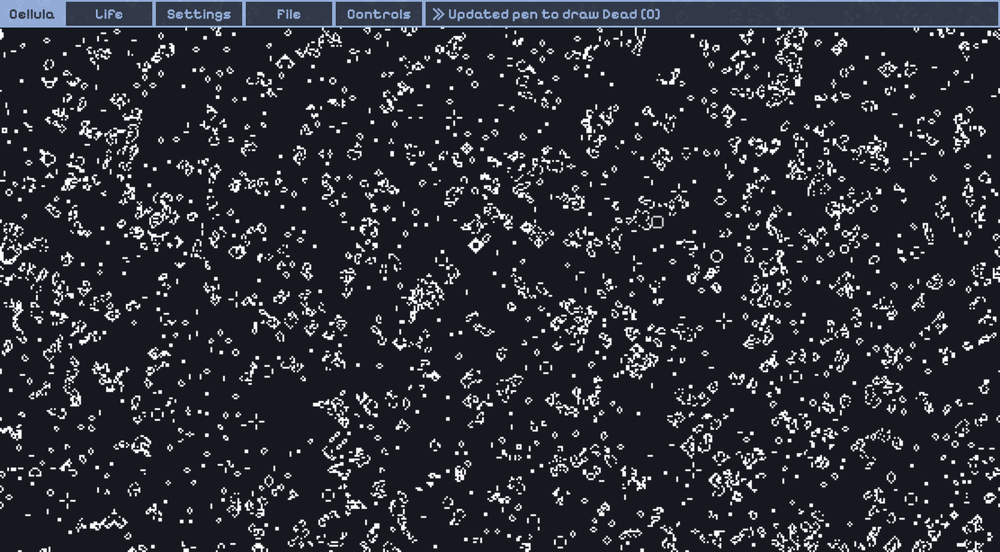
#> input picture images/Thumbnail/Life.png, 1000 x 552 px, shrunk from 1668 x 921 before the run
$ python gif-maker.py
#> lines starting #> are read from the running program, lines starting #| are printed output that depends on the picture
from PIL import Image


# Stitches images together into a looping gif!
def create_gif(image_paths, output_path, duration_per_frame):
    # Load images
#> called with output_path = 'Thumbnail.gif', duration_per_frame = 1
    images = [Image.open(img_path) for img_path in image_paths]
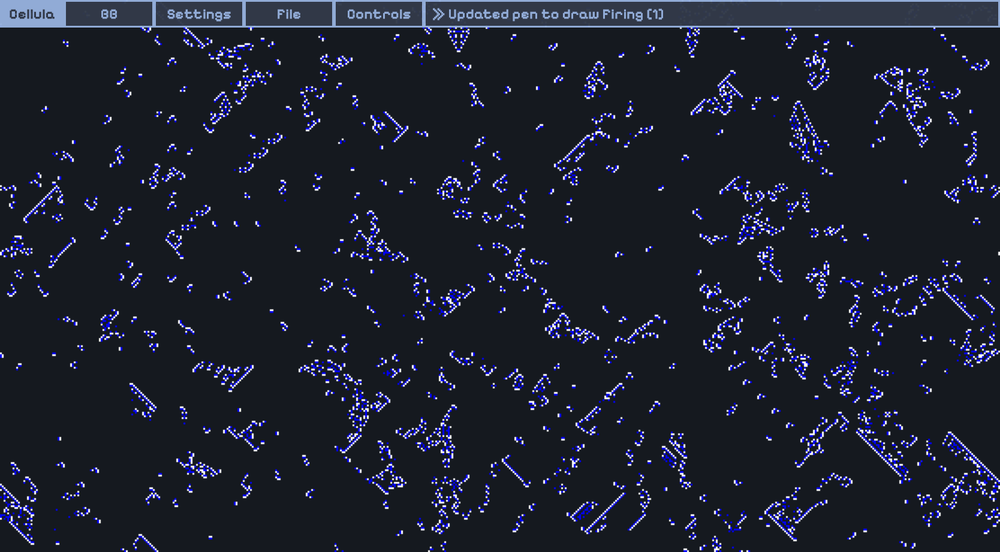
#> input picture images/Thumbnail/Brain.png, 1000 x 552 px, shrunk from 1668 x 921 before the run
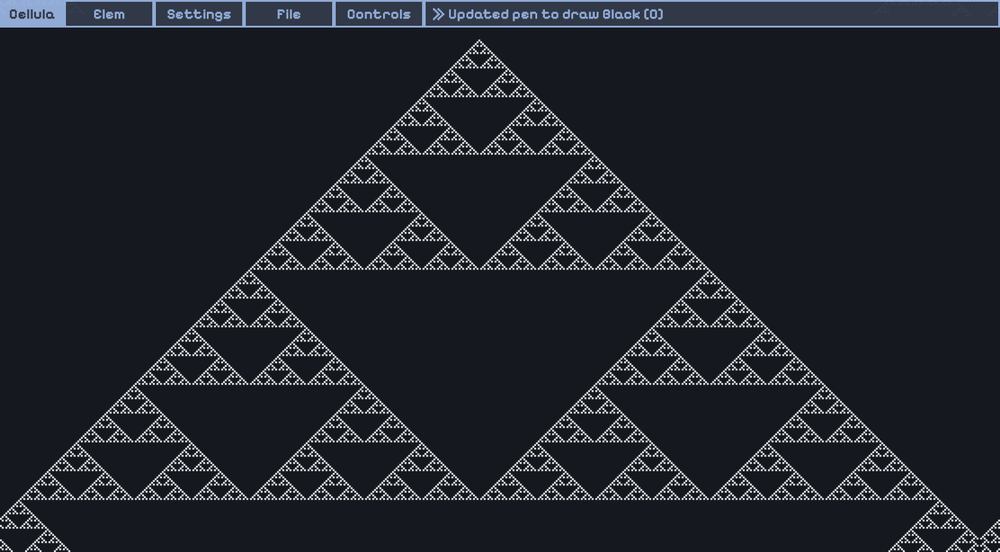
#> input picture images/Thumbnail/Elementary.png, 1000 x 552 px, shrunk from 1668 x 921 before the run
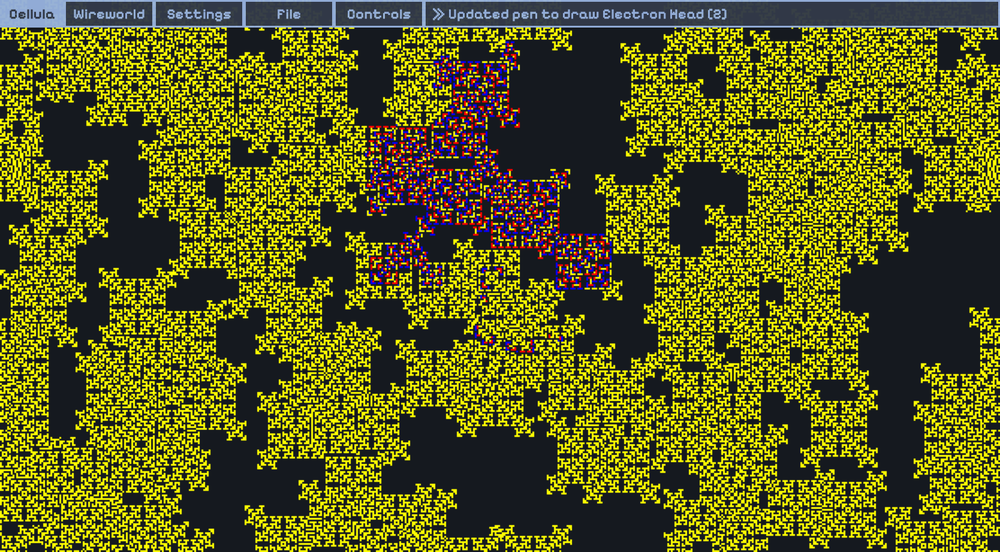
#> input picture images/Thumbnail/Wireworld.png, 1000 x 552 px, shrunk from 1668 x 921 before the run
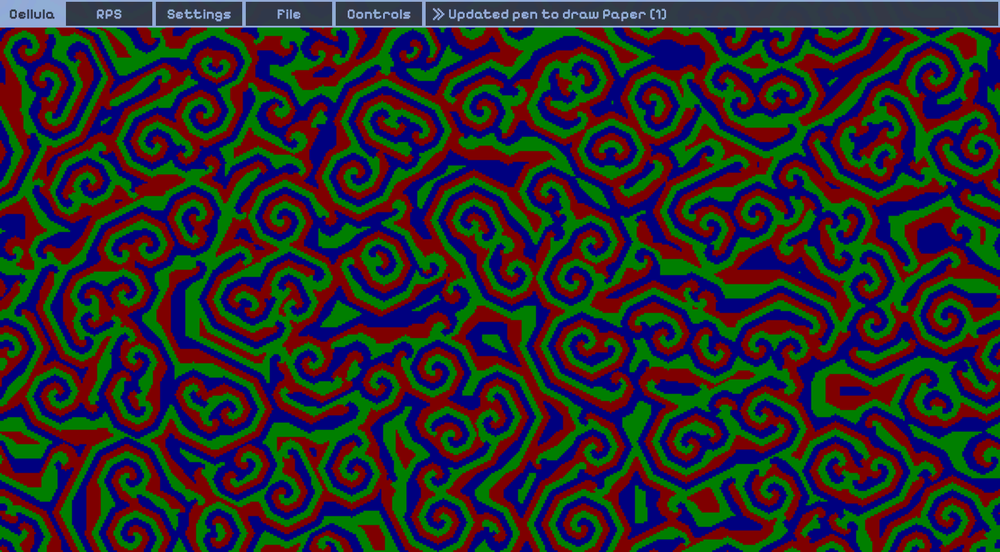
#> input picture images/Thumbnail/RPS.png, 1000 x 552 px, shrunk from 1668 x 921 before the run
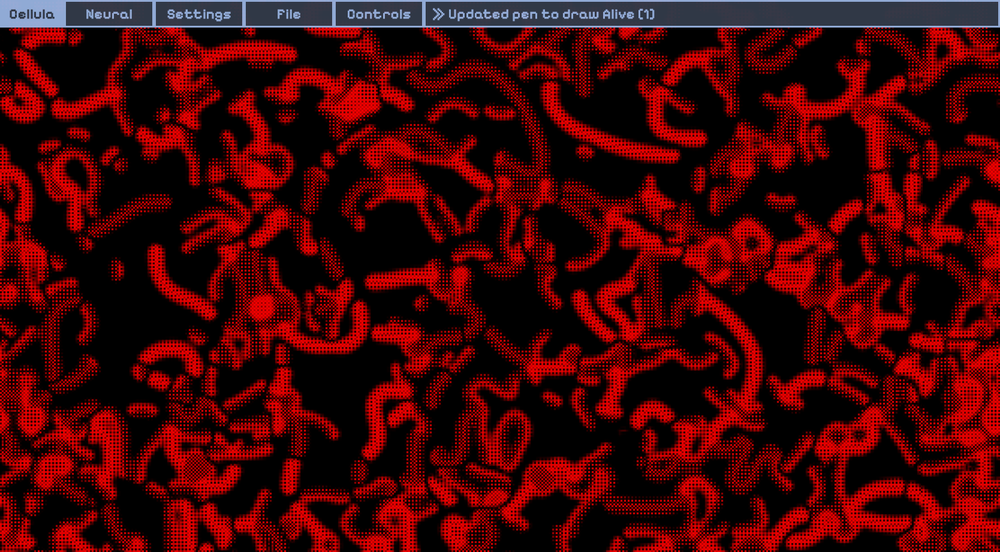
#> input picture images/Thumbnail/Neural.png, 1000 x 552 px, shrunk from 1668 x 921 before the run

    # Convert images to RGB
    images = [img.convert("RGB") for img in images]
    images[0].save(
        output_path,
        save_all=True,
        append_images=images[1:],
        duration=duration_per_frame * 1000,
        loop=0,  # 0 for infinite loop, or specify the number of loops
    )


image_files = [
    "Life.png",
    "Brain.png",
    "Elementary.png",
    "Wireworld.png",
    "RPS.png",
    "Neural.png",
    "Huegene.png",
]
#> (the run stopped early here; a loop or call above may not have finished)
